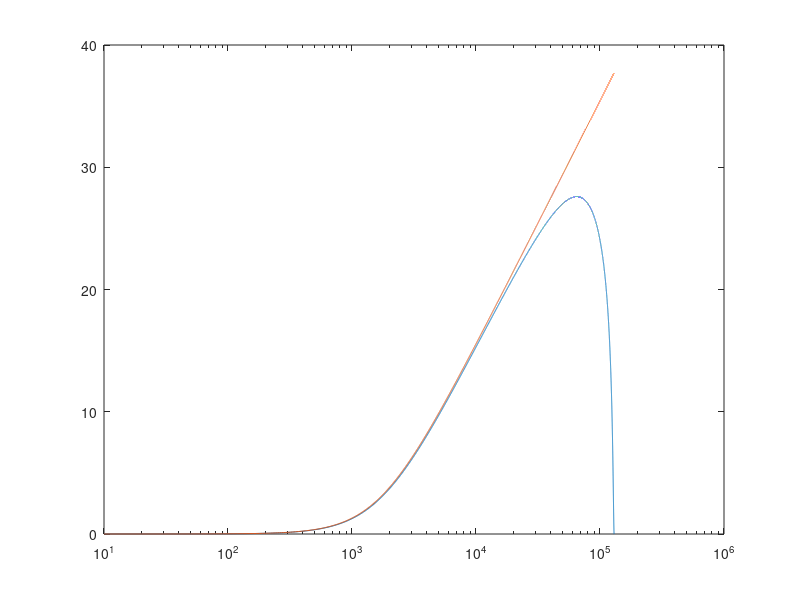

The MATLAB script that drew this image:
k = 1000;
u = 1e-6;

fsw = 130*k
Ts = 1/fsw;

ff = 10:10:fsw;
ws = 2*pi*ff;
s = j*ws;
z1 = e.^(-s*Ts);

Lm = 230*u
Vin = 18.75
Vout = 5.25
Nsp = 4
Vo = Nsp*Vout
D = Vo/(Vin + Vo)

iv = 7.5

mc = Vin/Lm
md = Vo/Lm

a = 1/(mc + md) 
b = Ts*(1-a*md) 

c = (0.5*md*a*a - a)/Ts
d = 0.5*md*a*a/Ts
ee = (a - md*a*a)/Ts
f = (b-md*a*b)/Ts
g = md*a*b/Ts
h = (0.5*md*b*b)/Ts

td = a*iv - a*iv + b
td = (1-D)*Ts
td2 = td*td
td2 = a*a*iv*iv + a*a*iv*iv - 2*a*a*iv*iv - 2*a*b*iv + 2*a*b*iv + b*b

tdio = (a*iv*iv - a*iv*iv + b)*iv
hmdtd2 = 0.5*md*td2 
Ioo = (tdio + hmdtd2)/Ts

Ioo = (c + d + ee)*iv*iv + (f + g)*iv + h
Ioo = (td*iv + 0.5*md*td*td)/Ts
Pout = Ioo*Vo
Rl = Vo*Vo/Pout
Dp2 = (1-D)*(1-D)

frhpz = Rl*Dp2/(2*pi*Lm*D)
wrhpz = 2*pi*frhpz


A0 = (2*c*iv + ee*iv + f)
A1 = (2*d*iv + ee*iv + g)

hz = (1./(A0 + A1)) .* (A0 + A1*z1);
hs = (1/wrhpz)*(s - wrhpz);
%hz = A0 + A1*z1;

semilogx(ff, 20*log10(abs(hz)), ff, 20*log10(abs(hs)) )

